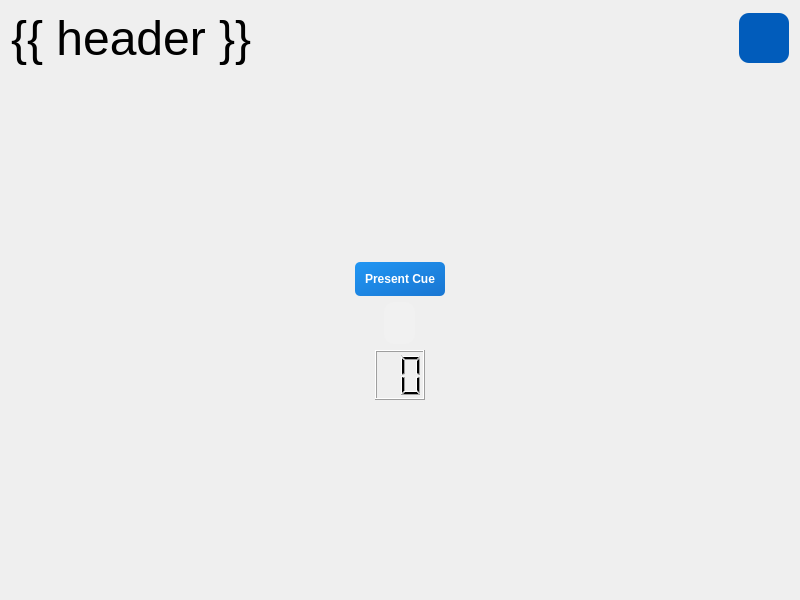
<?xml version="1.0" encoding="UTF-8"?>
<ui version="4.0">
 <class>AudioCueCalibrationPage</class>
 <widget class="QWidget" name="AudioCueCalibrationPage">
  <property name="geometry">
   <rect>
    <x>0</x>
    <y>0</y>
    <width>800</width>
    <height>600</height>
   </rect>
  </property>
  <property name="sizePolicy">
   <sizepolicy hsizetype="Expanding" vsizetype="Expanding">
    <horstretch>0</horstretch>
    <verstretch>0</verstretch>
   </sizepolicy>
  </property>
  <property name="maximumSize">
   <size>
    <width>3840</width>
    <height>2160</height>
   </size>
  </property>
  <property name="windowTitle">
   <string>{{ header}}</string>
  </property>
  <layout class="QVBoxLayout" name="verticalLayout">
   <item>
    <layout class="QHBoxLayout" name="header">
     <property name="sizeConstraint">
      <enum>QLayout::SizeConstraint::SetMaximumSize</enum>
     </property>
     <item>
      <widget class="QLabel" name="title">
       <property name="maximumSize">
        <size>
         <width>16777215</width>
         <height>100</height>
        </size>
       </property>
       <property name="font">
        <font>
         <family>Arial</family>
         <pointsize>36</pointsize>
        </font>
       </property>
       <property name="text">
        <string>{{ header }}</string>
       </property>
      </widget>
     </item>
     <item>
      <spacer name="horizontal_spacer">
       <property name="orientation">
        <enum>Qt::Orientation::Horizontal</enum>
       </property>
       <property name="sizeHint" stdset="0">
        <size>
         <width>40</width>
         <height>20</height>
        </size>
       </property>
      </spacer>
     </item>
     <item>
      <widget class="QPushButton" name="info_button">
       <property name="minimumSize">
        <size>
         <width>50</width>
         <height>50</height>
        </size>
       </property>
       <property name="maximumSize">
        <size>
         <width>50</width>
         <height>50</height>
        </size>
       </property>
       <property name="styleSheet">
        <string notr="true">QPushButton {
                                    color: rgb(255, 255, 255);
                                    background-color: rgb(1, 92, 187);
                                    border: 1px;
                                    border-radius: 10px;
                                    }

                                    QPushButton:hover {
                                    color: rgb(220,221,229);
                                    background-color: rgb(37, 150, 190);
                                    }

                                    QPushButton:pressed {
                                    color: rgb(220,221,229);
                                    background-color: rgb(37, 150, 190);
                                    }</string>
       </property>
       <property name="text">
        <string/>
       </property>
       <property name="icon">
        <iconset theme="QIcon::ThemeIcon::DialogInformation"/>
       </property>
       <property name="iconSize">
        <size>
         <width>40</width>
         <height>40</height>
        </size>
       </property>
      </widget>
     </item>
    </layout>
   </item>
   <item>
    <layout class="QVBoxLayout" name="body" stretch="0,0,0,0,0">
     <property name="sizeConstraint">
      <enum>QLayout::SizeConstraint::SetMaximumSize</enum>
     </property>
     <item>
      <spacer name="verticalSpacer">
       <property name="orientation">
        <enum>Qt::Orientation::Vertical</enum>
       </property>
       <property name="sizeHint" stdset="0">
        <size>
         <width>20</width>
         <height>40</height>
        </size>
       </property>
      </spacer>
     </item>
     <item alignment="Qt::AlignmentFlag::AlignHCenter|Qt::AlignmentFlag::AlignVCenter">
      <widget class="QPushButton" name="cue_button">
       <property name="sizePolicy">
        <sizepolicy hsizetype="Maximum" vsizetype="Maximum">
         <horstretch>0</horstretch>
         <verstretch>0</verstretch>
        </sizepolicy>
       </property>
       <property name="styleSheet">
        <string notr="true">background: qlineargradient(x1:0, y1:0, x2:1, y2:1, stop:0 #2196F3, stop:1 #1976D2);
color: white;
font-weight: bold;
padding: 10px;
border-radius: 5px;</string>
       </property>
       <property name="text">
        <string>Present Cue</string>
       </property>
      </widget>
     </item>
     <item alignment="Qt::AlignmentFlag::AlignHCenter">
      <widget class="QLabel" name="status_label">
       <property name="sizePolicy">
        <sizepolicy hsizetype="Maximum" vsizetype="Maximum">
         <horstretch>0</horstretch>
         <verstretch>0</verstretch>
        </sizepolicy>
       </property>
       <property name="font">
        <font>
         <family>Arial</family>
         <pointsize>14</pointsize>
        </font>
       </property>
       <property name="styleSheet">
        <string notr="true">background-color: rgba(255, 255, 255, 0.1);
            color: white;
            padding: 10px;
            border-radius: 10px;</string>
       </property>
       <property name="text">
        <string/>
       </property>
      </widget>
     </item>
     <item alignment="Qt::AlignmentFlag::AlignHCenter|Qt::AlignmentFlag::AlignVCenter">
      <widget class="QLCDNumber" name="timer_display">
       <property name="sizePolicy">
        <sizepolicy hsizetype="Fixed" vsizetype="Fixed">
         <horstretch>0</horstretch>
         <verstretch>0</verstretch>
        </sizepolicy>
       </property>
       <property name="minimumSize">
        <size>
         <width>50</width>
         <height>50</height>
        </size>
       </property>
       <property name="baseSize">
        <size>
         <width>50</width>
         <height>50</height>
        </size>
       </property>
       <property name="digitCount">
        <number>2</number>
       </property>
      </widget>
     </item>
     <item>
      <spacer name="verticalSpacer_2">
       <property name="orientation">
        <enum>Qt::Orientation::Vertical</enum>
       </property>
       <property name="sizeHint" stdset="0">
        <size>
         <width>20</width>
         <height>40</height>
        </size>
       </property>
      </spacer>
     </item>
    </layout>
   </item>
  </layout>
 </widget>
 <resources/>
 <connections/>
</ui>
